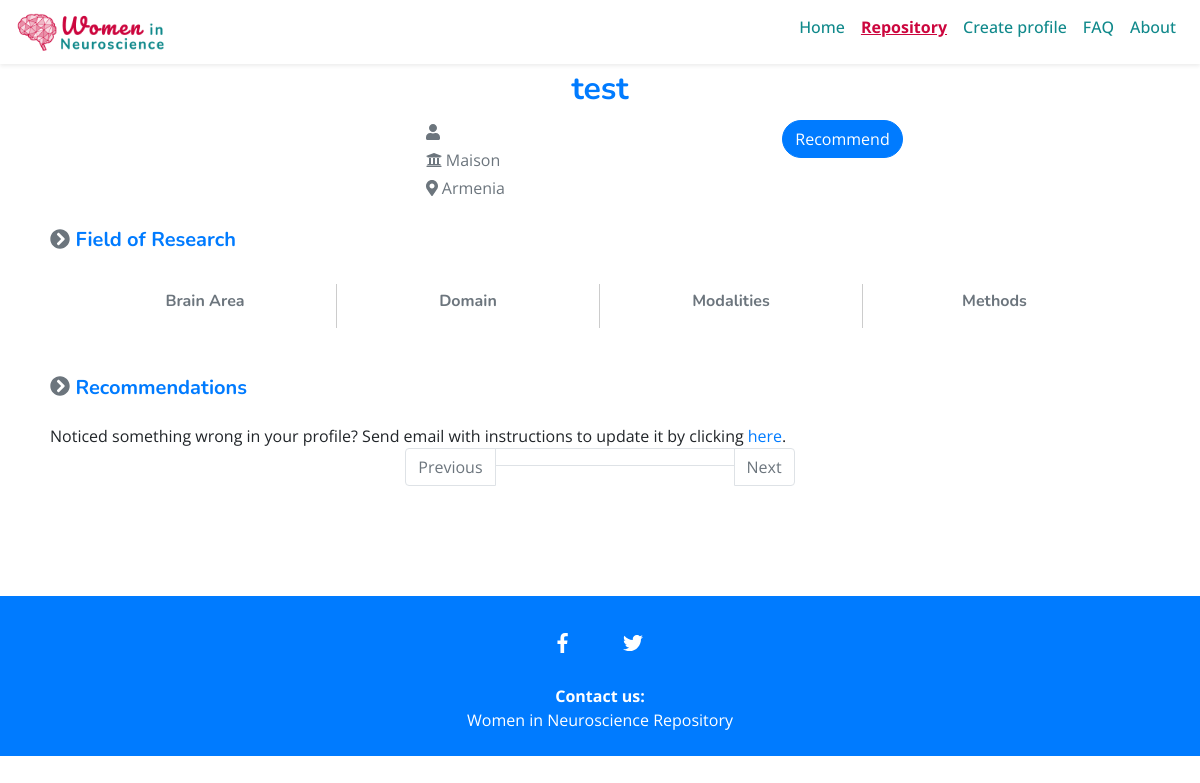
The app's page /list/650/, older data.
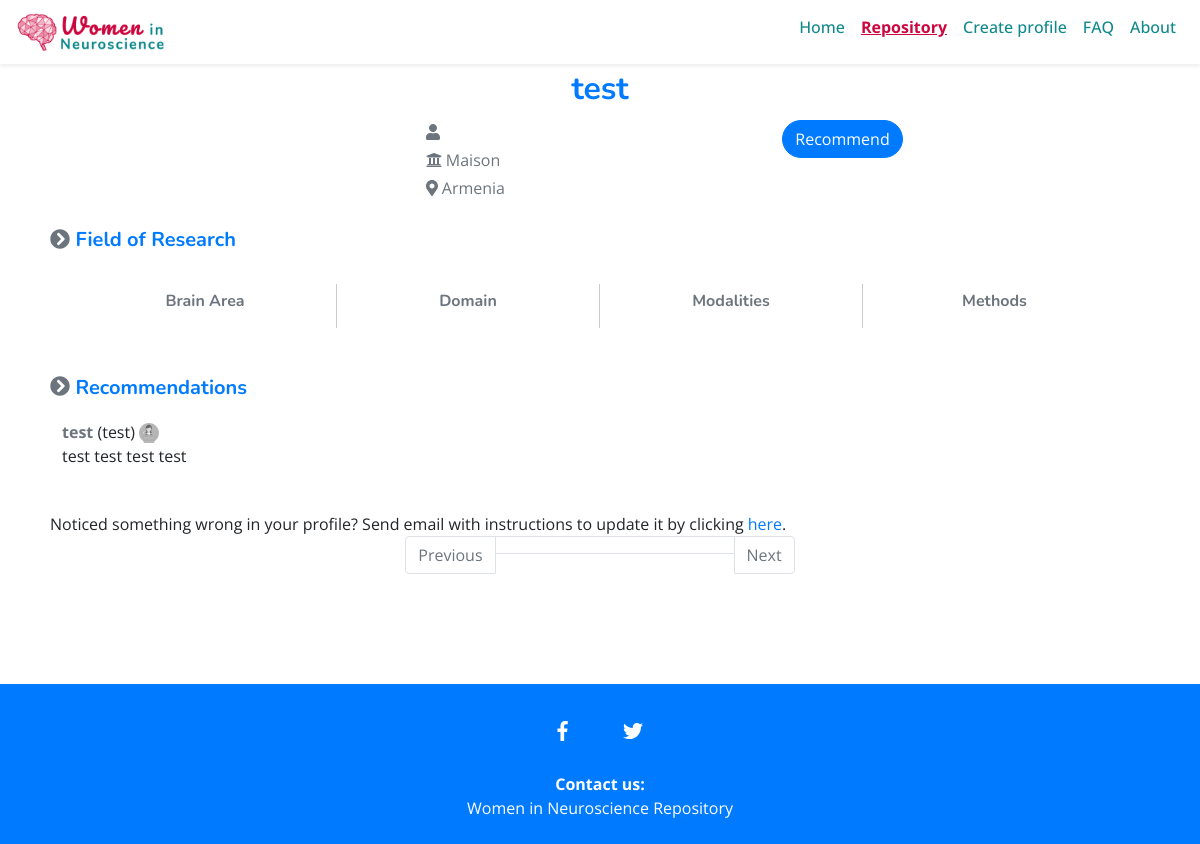
The same page, newer data.
### profiles/models.py (models this page shows, shortened)
class Recommendation(models.Model):
    profile = models.ForeignKey(Profile, on_delete=models.CASCADE)
    reviewer_name = models.CharField(max_length=100, blank=False)
    reviewer_email = models.EmailField(blank=False)
    reviewer_position = models.CharField(max_length=30, blank=False)
    reviewer_institution = models.CharField(max_length=100, blank=False)
    seen_at_conf = models.BooleanField()
    comment = models.TextField(blank=False)
    publish_date = models.DateTimeField(auto_now_add=True)
    last_updated = models.DateTimeField(auto_now=True)

### profiles/views.py (the view)
# urls.py: path('list/<int:pk>/', views.ProfileDetail.as_view(), name='detail'),
class ProfileDetail(generic.DetailView):
    model = Profile

### profiles/models.py (called while the page is built)
    def __str__(self):
        return self.name

    def brain_structure_labels(self):
        return [dict(self.STRUCTURE_CHOICES).get(item, item) for item in self.brain_structure]

    def modalities_labels(self):
        return [dict(self.MODALITIES_CHOICES).get(item, item) for item in self.modalities]

    def methods_labels(self):
        return [dict(self.METHODS_CHOICES).get(item, item) for item in self.methods]

    def domains_labels(self):
        return [dict(self.DOMAIN_CHOICES).get(item, item) for item in self.domains]

### profiles/templates/profiles/profile_detail.html (shortened to what this page needs)
{% extends "base.html" %}
{% load bootstrap4 %}
{% load static %}
 {% block css %}
	{{ block.super }}
	<link rel="stylesheet" type="text/css" href="{% static 'profiles/css/style.css' %}" />
{% endblock css %}
{% block nav-repository-classes %}active{% endblock nav-repository-classes %}
{% block content %}
<h2 class="text-primary font-weight-bold text-center">{{ profile.name }}</h2>
<div class="container-fluid">
	<div class="row no-gutters">
		<div class="col-12 col-md-4 offset-md-4 text-muted details-grey">
			<p class="m-1"><i class="fas fa-user"></i> {{ profile.position }}</p>
			<p class="m-1"><i class="fas fa-university"></i> {{ profile.institution }}</p>
			<p class="m-1"><i class="fas fa-map-marker-alt"></i> {{ profile.country }}</p>
		</div>
		<div class="col-12 col-md-4">
			<p class="m-1"><a class="btn pill-btn text-white btn-primary" href="{% url 'profiles:recommend' profile.id %}" target="_blank">Recommend</a></p>
		</div>
	</div>
</div>
<div id="field-of-research">
	<h5 class="text-primary font-weight-bold mt-4">
		<span class="text-secondary"><i class="fas fa-chevron-circle-right"></i></span>
		Field of Research
	</h5>
	<div id="field-of-research-list" class="w-100 p-4 d-flex flex-row grey-bg">
		<div class="w-25 p-2 text-center">
			<h6 class="text-secondary font-weight-bold">Brain Area</h6>
		</div>
		<div class="w-25 p-2 text-center">
			<h6 class="text-secondary font-weight-bold">Domain</h6>
		</div>
		<div class="w-25 p-2 text-center">
			<h6 class="text-secondary font-weight-bold">Modalities</h6>
		</div>
		<div class="w-25 p-2 text-center">
			<h6 class="text-secondary font-weight-bold">Methods</h6>
		</div>
	</div>
</div>
<div class="row">
	<div class="col-12 col-md-8">
		<h5 class="text-primary font-weight-bold mt-4">
			<span class="text-secondary"><i class="fas fa-chevron-circle-right"></i></span>
				Recommendations
		</h5>
	</div>
</div>
<ul id="profile-quotes" class="list-unstyled">
{% for recommendation in profile.recommendation_set.all %}
<div class="p-2">
	<div id="field-of-research-list" class="grey-bg p-1">
		<li class="quote">
			<span class="quote-reviewer text-secondary font-weight-bold">{{ recommendation.reviewer_name }}</span>
			<span class="quote-institution">{{ recommendation.reviewer_institution }} ({{ recommendation.reviewer_position }})</span>
			<span class="quote-seen-at-conf">
				{% if recommendation.seen_at_conf %}
					<img src="{% static "profiles/images/lecture.svg" %}" alt="Seen at conference"  title="Seen at conference" style="width:20px" />
				{% else %}
					<img src="{% static "profiles/images/lecture_bw.svg" %}" alt="Not seen at conference"  title="Not seen at conference" style="width:20px" />
				{% endif %}
			</span>
			<blockquote><p>{{ recommendation.comment }}</p></blockquote>
		</li>
	</div>
</div>
{% endfor %}
</ul>
Noticed something wrong in your profile? Send email with instructions to update it by clicking <a href="{% url 'profiles:edit' profile.id %}">here</a>.
<nav id="filtered-list-navigation" aria-label="Page navigation example">
  <ul class="pagination justify-content-center">
    <li class="page-item disabled">
      <a id="previous-btn" class="page-link" href="#" tabindex="-1">Previous</a>
    </li>
    <li class="page-item disabled"><span id="page-number" class="page-link"></span></li>
    <li class="page-item disabled">
      <a id="next-btn" class="page-link" href="#">Next</a>
    </li>
  </ul>
</nav>
{% endblock content %}

Row changes from the older to the newer data that the page shows:
added Recommendation: reviewer_name "test", reviewer_position "test", seen_at_conf False (drawn), comment "test test test test"
